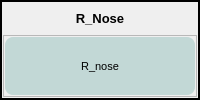
              <widget class="QFrame" name="frame_27">
               <property name="frameShape">
                <enum>QFrame::WinPanel</enum>
               </property>
               <property name="frameShadow">
                <enum>QFrame::Plain</enum>
               </property>
               <layout class="QGridLayout" name="gridLayout_36">
                <property name="leftMargin">
                 <number>1</number>
                </property>
                <property name="topMargin">
                 <number>1</number>
                </property>
                <property name="rightMargin">
                 <number>1</number>
                </property>
                <property name="bottomMargin">
                 <number>1</number>
                </property>
                <property name="spacing">
                 <number>2</number>
                </property>
                <item row="0" column="0">
                 <widget class="QLabel" name="label_18">
                  <property name="maximumSize">
                   <size>
                    <width>16777215</width>
                    <height>30</height>
                   </size>
                  </property>
                  <property name="font">
                   <font>
                    <pointsize>10</pointsize>
                    <weight>75</weight>
                    <bold>true</bold>
                   </font>
                  </property>
                  <property name="text">
                   <string>R_Nose</string>
                  </property>
                  <property name="alignment">
                   <set>Qt::AlignCenter</set>
                  </property>
                 </widget>
                </item>
                <item row="1" column="0">
                 <widget class="QFrame" name="frame_29">
                  <property name="frameShape">
                   <enum>QFrame::StyledPanel</enum>
                  </property>
                  <property name="frameShadow">
                   <enum>QFrame::Plain</enum>
                  </property>
                  <layout class="QGridLayout" name="gridLayout_37">
                   <property name="leftMargin">
                    <number>1</number>
                   </property>
                   <property name="topMargin">
                    <number>1</number>
                   </property>
                   <property name="rightMargin">
                    <number>1</number>
                   </property>
                   <property name="bottomMargin">
                    <number>1</number>
                   </property>
                   <property name="horizontalSpacing">
                    <number>3</number>
                   </property>
                   <property name="verticalSpacing">
                    <number>2</number>
                   </property>
                   <item row="0" column="0">
                    <widget class="QPushButton" name="CTRL_R_nose">
                     <property name="sizePolicy">
                      <sizepolicy hsizetype="Minimum" vsizetype="Minimum">
                       <horstretch>0</horstretch>
                       <verstretch>0</verstretch>
                      </sizepolicy>
                     </property>
                     <property name="font">
                      <font>
                       <pointsize>8</pointsize>
                       <weight>50</weight>
                       <bold>false</bold>
                      </font>
                     </property>
                     <property name="styleSheet">
                      <string notr="true">QPushButton{
background-color: rgba(165, 200, 198, 155);
border-style: outset;
border-width: 0px;
border-radius: 8px;
border-color: red;
}
QPushButton:hover{
background-color:rgba(0,0,200,60); 
color: black;}
QPushButton:checked{
background-color: rgba(0,255, 0 ,200);
border-style: inset; }

</string>
                     </property>
                     <property name="text">
                      <string>R_nose</string>
                     </property>
                    </widget>
                   </item>
                  </layout>
                 </widget>
                </item>
               </layout>
              </widget>
